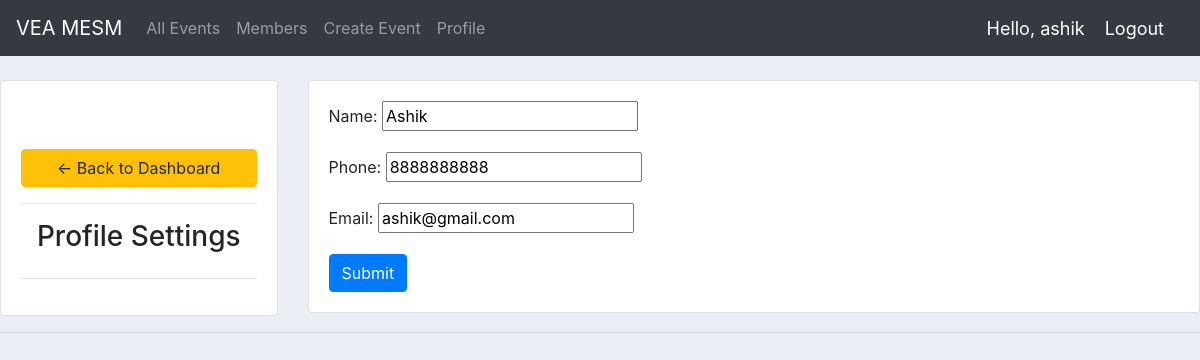
/account/ (signed in), run on the app's committed database.
### accounts/models.py (models this page shows, shortened)
class Participant(models.Model):
    user = models.OneToOneField(User, null=True, on_delete=models.CASCADE)
    name = models.CharField(max_length=200, null=True)
    phone = models.CharField(max_length=200, null=True)
    email = models.CharField(max_length=200, null=True)
    date_created = models.DateTimeField(auto_now_add=True, null=True)

### accounts/decorators.py (the view)
        def wrapper_func(request, *args, **kwargs):
            group = None
            if request.user.groups.exists():
                group = request.user.groups.all()[0].name
            if group in allowed_roles:
                return view_func(request, *args, **kwargs)
            else:
                return HttpResponse('You are not authorized to view this page')

### accounts/forms.py
class CustomerForm(ModelForm):
	class Meta:
		model = Participant
		fields = '__all__'
		exclude = ['user']

### accounts/views.py (called while the page is built)
@login_required(login_url='login')
@allowed_users(allowed_roles=['customer'])
def accountSettings(request):
    participant = request.user.participant
    form = CustomerForm(instance=participant)
    if request.method == 'POST':
        form = CustomerForm(request.POST, request.FILES, instance=participant)
        if form.is_valid():
            form.save()
    context = {'form': form}
    return render(request, 'accounts/account_settings.html', context)

### accounts/templates/accounts/account_settings.html (shortened to what this page needs)
{%  extends 'accounts/main.html' %}
{% load static %}
{% block content %}
<br>
<div class="row">
	<div class="col-md-3">
		<div class="card card-body">
			<br>
			<br>
			<a class="btn btn-warning" href="{% url 'home' %}"> &#8592; Back to Dashboard</a>
			<hr>
			<h3 style="text-align: center">Profile Settings</h3>
			<hr>
		</div>
	</div>
	<div class="col-md-9">
		<div class="card card-body">
			<form method="POST" action="" enctype="multipart/form-data">
				{{form.as_p}}
			<input class="btn btn-primary" type="submit" name="Update Information">
			</form>
		</div>
	</div>
</div>
{% endblock %}

### accounts/templates/accounts/navbar.html (shortened to what this page needs)
{% load static %}
<nav class="navbar navbar-expand-lg navbar-dark bg-dark">
  <a class="navbar-brand" href="{% url 'home' %}">VEA MESM</a>
  <div class="collapse navbar-collapse" id="navbarNav">
    <ul class="navbar-nav">
      {% if request.user.is_staff %}
      <li class="nav-item active">
        <a class="nav-link" href="{% url 'home' %}">Dashboard</a>
      </li>
      <li class="nav-item">
        <a class="nav-link" href="{% url 'participants' %}">Members</a>
      </li>
      <li class="nav-item">
        <a class="nav-link" href="{% url 'events' %}">All Events</a>
      </li>
      <li class="nav-item">
        <a class="nav-link" href="{% url 'event_member' %}">Registrations</a>
      </li>
      {% else %}
      <li class="nav-item">
        <a class="nav-link" href="{% url 'eventss' %}">All Events</a>
      </li>
      <li class="nav-item">
        <a class="nav-link" href="{% url 'participantss' %}">Members</a>
      </li>
      <li class="nav-item">
        <a class="nav-link" href="{% url 'index' %}">Create Event</a>
      </li>
       <li class="nav-item">
        <a class="nav-link" href="{% url 'account' %}">Profile</a>
      </li>
      {% endif %}
    </ul>
  </div>
  <span class="hello-msg">Hello, {{request.user}}</span>
  <span ><a  class="hello-msg" href="{% url 'logout' %}">Logout</a></span>
</nav>

### static/css/main.css (style rules this page uses)
body { background-color: #ebeff5; }

### accounts/templates/accounts/navbar.html (style rules this page uses)
.hello-msg { font-size: 18px; color: #fff; margin-right: 20px; }

### data on the page
Participant: name "Ashik", phone "8888888888", email "ashik@gmail.com"

### other printed values
{{ request.user }} "ashik"
